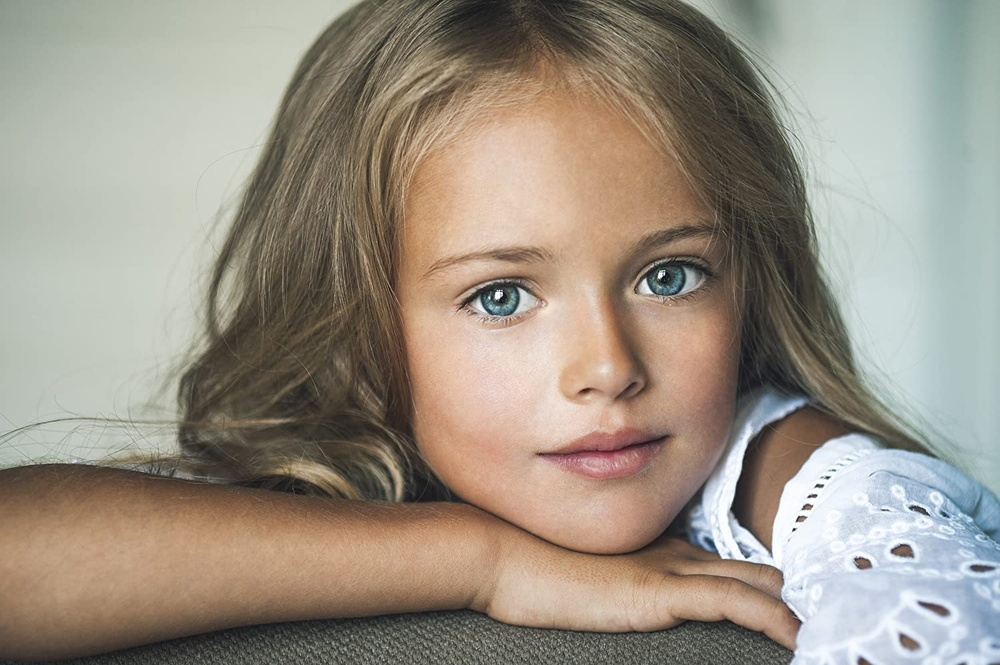
#> input picture girl_face.jpg, 1000 x 665 px, shrunk from 1500 x 998 before the run
$ python OpenCVFace1.py
#> lines starting #> are read from the running program, lines starting #| are printed output that depends on the picture
import cv2
import matplotlib.pyplot as plt

# opencv has a lot of pre trained classifiers for face detection, eye detection etc.
# several positive and negative samples to train the model (viola-jones algo.)
cascade_classifier = cv2.CascadeClassifier('haarcascade_frontalface_alt.xml')

# opencv deals with BGR but matplotlib deals with rgb
image = cv2.imread('girl_face.jpg')
#> image is the input picture: shape (665, 1000, 3); mean B, G, R 133, 146.1, 155.1

# convert to grayscale
gray_image = cv2.cvtColor(image, cv2.COLOR_BGR2GRAY)
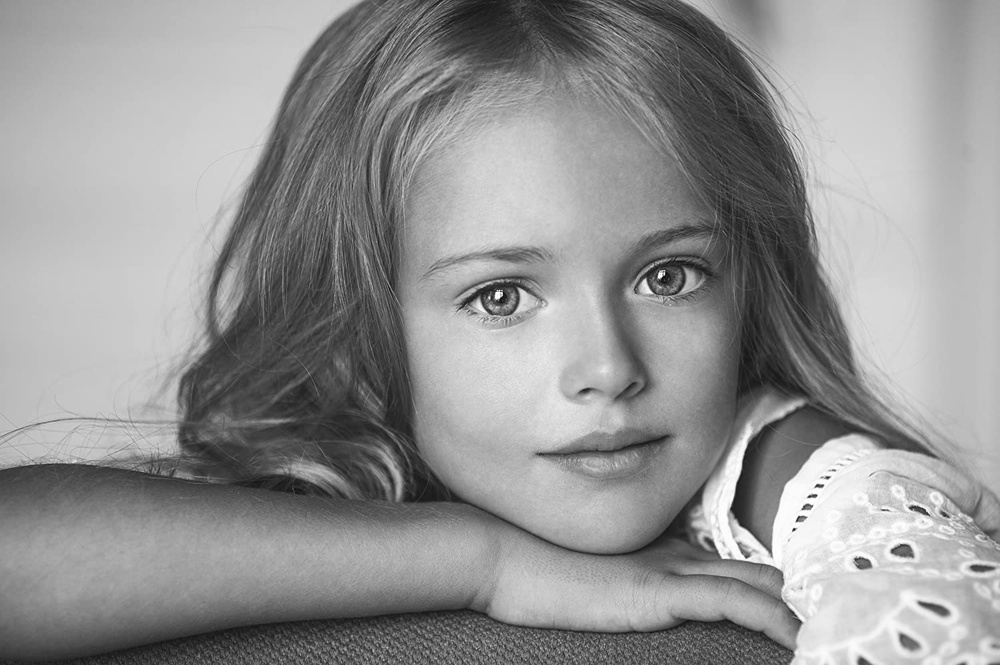
#> gray_image: shape (665, 1000); min 1, max 255, mean 147.3

#> (the run stopped early here; a loop or call above may not have finished)

$ run again, with family.jpg copied over girl_face.jpg
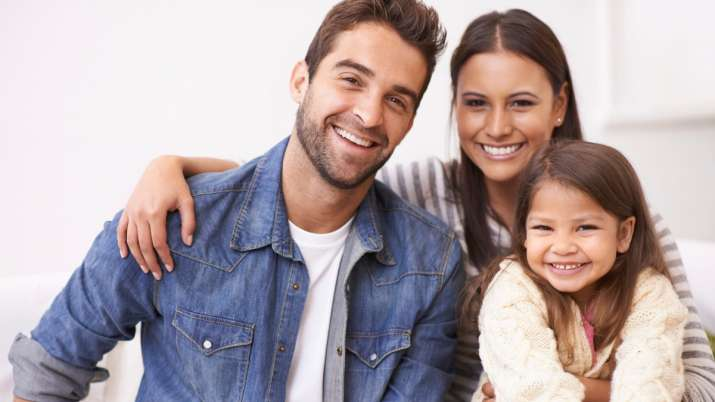
#> input picture family.jpg, 715 x 402 px
#> image is the input picture: shape (402, 715, 3); mean B, G, R 167.1, 163.6, 177.4
#> `gray_image = cv2.cvtColor(image, cv2.COLOR_BGR2GRAY)`:
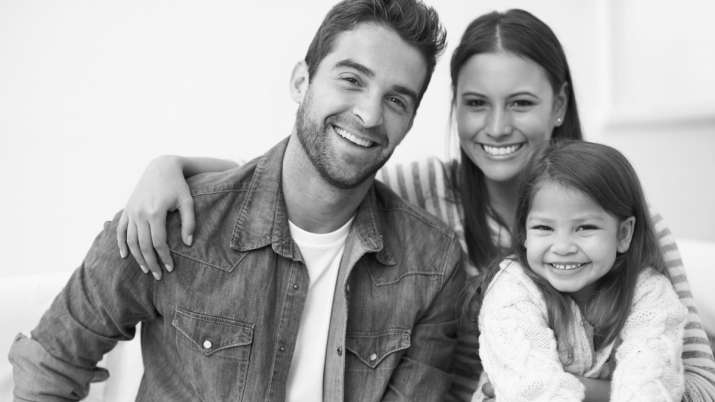
#> gray_image: shape (402, 715); min 2, max 255, mean 168.1
